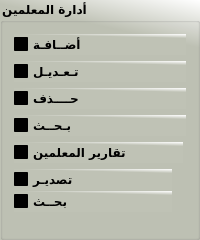
                       <widget class="QGroupBox" name="groupBox_11">
                        <property name="maximumSize">
                         <size>
                          <width>200</width>
                          <height>500</height>
                         </size>
                        </property>
                        <property name="font">
                         <font>
                          <family>PT Bold Heading</family>
                          <pointsize>9</pointsize>
                          <weight>75</weight>
                          <italic>false</italic>
                          <bold>true</bold>
                         </font>
                        </property>
                        <property name="styleSheet">
                         <string notr="true">background:rgb(231, 231, 231);
background-color: qlineargradient(spread:pad, x1:0.964478, y1:0.193, x2:1, y2:0, stop:0 rgba(191, 194, 181, 255), stop:1 rgba(255, 255, 255, 255));    font: 9pt &quot;PT Bold Heading&quot;;
    font-weight: bold;
 color:rgb</string>
                        </property>
                        <property name="title">
                         <string>أدارة المعلمين</string>
                        </property>
                        <layout class="QGridLayout" name="gridLayout_52">
                         <item row="0" column="0">
                          <widget class="QCheckBox" name="checkBox_76">
                           <property name="font">
                            <font>
                             <family>PT Bold Heading</family>
                             <pointsize>9</pointsize>
                             <weight>75</weight>
                             <italic>false</italic>
                             <bold>true</bold>
                            </font>
                           </property>
                           <property name="text">
                            <string>أضــافـة</string>
                           </property>
                          </widget>
                         </item>
                         <item row="1" column="0">
                          <widget class="QCheckBox" name="checkBox_77">
                           <property name="font">
                            <font>
                             <family>PT Bold Heading</family>
                             <pointsize>9</pointsize>
                             <weight>75</weight>
                             <italic>false</italic>
                             <bold>true</bold>
                            </font>
                           </property>
                           <property name="text">
                            <string>تـعـديـل</string>
                           </property>
                          </widget>
                         </item>
                         <item row="2" column="0">
                          <widget class="QCheckBox" name="checkBox_404">
                           <property name="font">
                            <font>
                             <family>PT Bold Heading</family>
                             <pointsize>9</pointsize>
                             <weight>75</weight>
                             <italic>false</italic>
                             <bold>true</bold>
                            </font>
                           </property>
                           <property name="text">
                            <string>حــــذف</string>
                           </property>
                          </widget>
                         </item>
                         <item row="3" column="0">
                          <widget class="QCheckBox" name="checkBox_405">
                           <property name="font">
                            <font>
                             <family>PT Bold Heading</family>
                             <pointsize>9</pointsize>
                             <weight>75</weight>
                             <italic>false</italic>
                             <bold>true</bold>
                            </font>
                           </property>
                           <property name="text">
                            <string>بـحــث</string>
                           </property>
                          </widget>
                         </item>
                         <item row="4" column="0">
                          <layout class="QVBoxLayout" name="verticalLayout_336" stretch="80,20">
                           <property name="rightMargin">
                            <number>3</number>
                           </property>
                           <item>
                            <widget class="QCheckBox" name="checkBox_406">
                             <property name="font">
                              <font>
                               <family>PT Bold Heading</family>
                               <pointsize>9</pointsize>
                               <weight>75</weight>
                               <italic>false</italic>
                               <bold>true</bold>
                              </font>
                             </property>
                             <property name="text">
                              <string>تقارير المعلمين</string>
                             </property>
                            </widget>
                           </item>
                           <item>
                            <layout class="QVBoxLayout" name="verticalLayout_337">
                             <property name="spacing">
                              <number>1</number>
                             </property>
                             <property name="sizeConstraint">
                              <enum>QLayout::SetMaximumSize</enum>
                             </property>
                             <property name="leftMargin">
                              <number>0</number>
                             </property>
                             <property name="topMargin">
                              <number>0</number>
                             </property>
                             <property name="rightMargin">
                              <number>11</number>
                             </property>
                             <property name="bottomMargin">
                              <number>14</number>
                             </property>
                             <item>
                              <widget class="QCheckBox" name="checkBox_407">
                               <property name="font">
                                <font>
                                 <family>PT Bold Heading</family>
                                 <pointsize>9</pointsize>
                                 <weight>75</weight>
                                 <italic>false</italic>
                                 <bold>true</bold>
                                </font>
                               </property>
                               <property name="text">
                                <string>تصديـر</string>
                               </property>
                              </widget>
                             </item>
                             <item>
                              <widget class="QCheckBox" name="checkBox_408">
                               <property name="font">
                                <font>
                                 <family>PT Bold Heading</family>
                                 <pointsize>9</pointsize>
                                 <weight>75</weight>
                                 <italic>false</italic>
                                 <bold>true</bold>
                                </font>
                               </property>
                               <property name="text">
                                <string>بحــث</string>
                               </property>
                              </widget>
                             </item>
                            </layout>
                           </item>
                          </layout>
                         </item>
                        </layout>
                       </widget>
